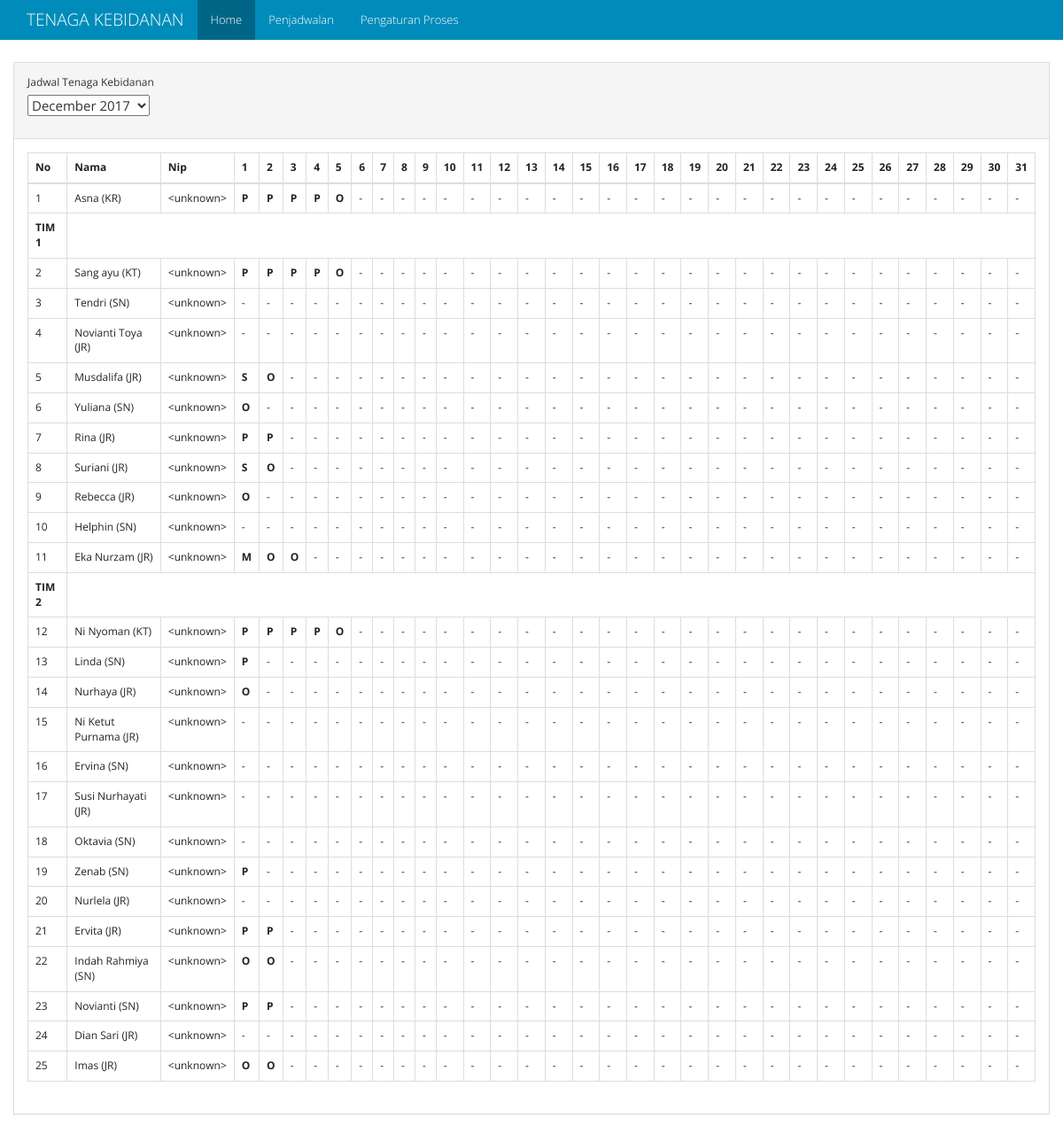
The page / on the database its author committed.
### models.py (models this page shows, shortened)
class Schedules(db.Model):
    id = db.Column(db.Integer, primary_key=True)
    periode_id = db.Column(db.Integer, db.ForeignKey("periode.id"), nullable=False)
    bidan_id = db.Column(db.Integer, db.ForeignKey("bidan.id"), nullable=False)
    name = db.Column(db.String(50), nullable=False)
    nip = db.Column(db.String(20), nullable=True)
    officer = db.Column(db.String(20), nullable=False)
    tim = db.Column(db.String(10), nullable=False)
    shift = db.Column(db.Text, default="", nullable=True)
    rest_shift = db.Column(db.Text, default="CLEAR", nullable=True)

### views.py (the view)
@app.route("/", methods=['GET', 'POST'])
def homepage():
    table_query = Schedules.query \
        .join(Periode) \
        .add_columns(Schedules.id.label("schedule_id"), Schedules.officer, Schedules.nip, Schedules.name, Schedules.shift, Schedules.rest_shift, Schedules.tim, Periode.id, Periode.periode)
    table_periode = table_query.order_by(Periode.periode.desc()).group_by(Periode.periode).all()
    list_periode = []
    for periode in table_periode:
        pr = {}
        pr["id"] = periode.periode.strftime("%Y-%m-%d")
        pr["periode"] = periode.periode.strftime("%B %Y")
        list_periode.append(pr)
    if request.method == 'POST':
        periode_periode = request.form["select-periode"]
    else:
        periode_periode = list_periode[0]["id"]
    periode_split = periode_periode.split("-")
    periode_date = datetime.date(int(periode_split[0]), int(periode_split[1]), 1)
    days = calendar.monthrange(periode_date.year, periode_date.month)[1]
    periode_schedule = {"kr": shift_list(table_query.filter(Schedules.officer == "KR").filter(Periode.periode == periode_date).all()),
             "kt1": shift_list(table_query.filter((Schedules.officer == "KT") & (Schedules.tim == "tim1")).filter(Periode.periode == periode_date).all()),
             "kt2": shift_list(table_query.filter((Schedules.officer == "KT") & (Schedules.tim == "tim2")).filter(Periode.periode == periode_date).all()),
             "tim1": shift_list(table_query.filter((Schedules.tim == "tim1") & (Schedules.officer != "KT")).filter(Periode.periode == periode_date).order_by(Schedules.bidan_id.asc()).all()),
             "tim2": shift_list(table_query.filter((Schedules.tim == "tim2") & (Schedules.officer != "KT")).filter(Periode.periode == periode_date).order_by(Schedules.bidan_id.asc()).all())}
    return render_template('home.html', periode=list_periode, table=periode_schedule, periode_value=periode_periode, days=days)

### views.py (called while the page is built)
def shift_list(obj):
    new_obj = []
    for result in obj:
        temp_obj = {}
        temp_obj["id"] = result.id
        temp_obj["name"] = result.name
        temp_obj["officer"] = result.officer
        temp_obj["tim"] = result.tim
        temp_obj["nip"] = result.nip
        shift = ''.join(result.shift.split())
        if shift != "" and shift != "CLEAR":
            temp_obj["shift"] = result.shift.split(",")
        else:
            temp_obj["shift"] = None
        rest_shift = ''.join(result.rest_shift.split())
        if rest_shift != "" and rest_shift != "CLEAR":
            temp_obj["rest_shift"] = result.rest_shift.split(",")
        else:
            temp_obj["rest_shift"] = None
        temp_obj["schedule_id"] = result.schedule_id
        new_obj.append(temp_obj)
    return  new_obj

### templates/home.html (shortened to what this page needs)
{% extends "base.html" %}
{% from "macro/shift_element.html" import shift_element %}
{% block class_container %}container-fluid{% endblock %}
{% block nav_home %} active {% endblock %}
{%  block content %}
<div class="panel panel-default">
		  <div class="panel-heading">
		  	  <div class="form-group">
		    <label for="select-periode">Jadwal Tenaga Kebidanan</label>
				  <form action="/" id="form-periode" class="form form-horizontal" method="post">
					  <select  name="select-periode" id="select-periode">
						{% for pr in periode %}
							<option value="{{pr['id']}}">{{pr['periode']}}</option>
						{% endfor %}
					  </select>
				  </form>
		  </div>
		  </div>
		  <div class="panel-body">
                <table class="table table-bordered table-responsive">
                  <thead>
                    <tr>
                      <th>No</th>
                      <th>Nama</th>
                      <th>Nip</th>
                      {% for i in range(days) %}
                        <th>{{loop.index}}</th>
                      {% endfor %}
                    </tr>
                  </thead>
                  <tbody>
                    <tr>
                      <td class="table-number">-</td>
                      {% for table in table['kr'] %}
                          <td>{{ table.name }} ({{table.officer}})</td>
                          <td>{{ table.nip|default('<unknown>', True) }}</td>
                          {{ shift_element(table,days) }}
                      {% endfor %}
                    </tr>
                    <tr>
                      <td><strong>TIM 1</strong></td>
                    </tr>
                    <tr>
                      <td class="table-number">-</td>
                      {% for table in table['kt1'] %}
                          <td>{{ table.name }} ({{table.officer}})</td>
                          <td>{{ table.nip|default('<unknown>', True) }}</td>
                          {{ shift_element(table,days) }}
                      {% endfor %}
                    </tr>
                    {% for table in table['tim1'] %}
                      <tr>
                          <td class="table-number">-</td>
                          <td>{{ table.name }} ({{table.officer}})</td>
                          <td>{{ table.nip|default('<unknown>', True) }}</td>
                          {{ shift_element(table,days) }}
                      </tr>
                    {% endfor %}
                    <tr>
                      <td><strong>TIM 2</strong></td>
                    </tr>
                    <tr>
                      <td class="table-number">-</td>
                      {% for table in table['kt2'] %}
                          <td>{{ table.name }} ({{table.officer}})</td>
                          <td>{{ table.nip|default('<unknown>', True) }}</td>
                          {{ shift_element(table,days) }}
                      {% endfor %}
                    </tr>
                    {% for table in table['tim2'] %}
                      <tr>
                          <td class="table-number">-</td>
                          <td>{{ table.name }} ({{table.officer}})</td>
                          <td>{{ table.nip|default('<unknown>', True) }}</td>
                          {{ shift_element(table,days) }}
                      </tr>
                    {% endfor %}
                  </tbody>
                </table>
		  </div>
		</div>
{% endblock %}

### templates/base.html (shortened to what this page needs)
<!DOCTYPE html>
<html lang="en">
<head>
    <link rel="stylesheet" href="{{ url_for('static', filename='css/bootstrap.min.css')}}">
    <link rel="stylesheet" href="{{ url_for('static', filename='css/font-awesome.css')}}">
</head>
<body>
<nav class="navbar navbar-inverse navbar-fixed-top">
    <div class="container">
        <div class="navbar-header">
            <a class="navbar-brand" href="#">{% block branding %}TENAGA KEBIDANAN{% endblock %}</a>
        </div>
        <div id="navbar" class="collapse navbar-collapse">
            <ul class="nav navbar-nav">
                <li class="{% block nav_home %}{% endblock %}"><a href="{{ url_for('homepage') }}">Home</a></li>
                <li class="{% block nav_penjadwalan %}{% endblock %}"><a href="{{ url_for('penjadwalan') }}">Penjadwalan</a></li>
                <li class="{% block nav_setting %}{% endblock %}"><a href="{{ url_for('setting') }}">Pengaturan Proses</a></li>
            </ul>
        </div>
    </div>
</nav>
<div class="{% block class_container %}container{% endblock %}" style="margin-top: 70px;">
    {% block content %}
    {% endblock %}
</div>
</body>
</html>

### templates/macro/shift_element.html
{% macro shift_element(table,days) %}
  {% set rest_len = 0 %}
  {% if table.rest_shift %}
  	{% set rest_len = table.rest_shift|length %}
    {% for i in range(rest_len) %}
        {% if table.rest_shift[i] %}
            <td><strong>{{table.rest_shift[i]}}</strong></td>
        {% else %}
            <td>-</td>
        {% endif %}
    {% endfor %}
  {% endif %}
  {% if table.shift %}
  	{% set n = rest_len-1 %}
    {% for i in range(days-rest_len) %}
        {% if table.shift[n] %}
            <td>{{table.shift[n+loop.index]}}</td>
        {% else %}
            <td>-</td>
        {% endif %}
    {% endfor %}
  {% else %}
    {% for i in range(days-rest_len) %}
        <td>-</td>
    {% endfor %}
  {% endif %}
{% endmacro %}

### rows shown on the page
Schedules: name "Asna", officer "KR", nip "<unknown>", rest_shift "P" "P" "P" "P" "O"
Schedules: name "Sang ayu", officer "KT", nip "<unknown>", rest_shift "P" "P" "P" "P" "O"
Schedules: name "Tendri", officer "SN", nip "<unknown>"
Schedules: name "Novianti Toya", officer "JR", nip "<unknown>"
Schedules: name "Musdalifa", officer "JR", nip "<unknown>", rest_shift "S" "O"
Schedules: name "Yuliana", officer "SN", nip "<unknown>", rest_shift "O"
Schedules: name "Rina", officer "JR", nip "<unknown>", rest_shift "P" "P"
Schedules: name "Suriani", officer "JR", nip "<unknown>", rest_shift "S" "O"
Schedules: name "Rebecca", officer "JR", nip "<unknown>", rest_shift "O"
Schedules: name "Helphin", officer "SN", nip "<unknown>"
Schedules: name "Eka Nurzam", officer "JR", nip "<unknown>", rest_shift "M" "O" "O"
Schedules: name "Ni Nyoman", officer "KT", nip "<unknown>", rest_shift "P" "P" "P" "P" "O"
Schedules: name "Linda", officer "SN", nip "<unknown>", rest_shift "P"
Schedules: name "Nurhaya", officer "JR", nip "<unknown>", rest_shift "O"
Schedules: name "Ni Ketut Purnama", officer "JR", nip "<unknown>"
Schedules: name "Ervina", officer "SN", nip "<unknown>"
Schedules: name "Susi Nurhayati", officer "JR", nip "<unknown>"
Schedules: name "Oktavia", officer "SN", nip "<unknown>"
Schedules: name "Zenab", officer "SN", nip "<unknown>", rest_shift "P"
Schedules: name "Nurlela", officer "JR", nip "<unknown>"
Schedules: name "Ervita", officer "JR", nip "<unknown>", rest_shift "P" "P"
Schedules: name "Indah Rahmiya", officer "SN", nip "<unknown>", rest_shift "O" "O"
Schedules: name "Novianti", officer "SN", nip "<unknown>", rest_shift "P" "P"
Schedules: name "Dian Sari", officer "JR", nip "<unknown>"
Schedules: name "Imas", officer "JR", nip "<unknown>", rest_shift "O" "O"

### other values the page prints
form field select-periode "December 2017"
